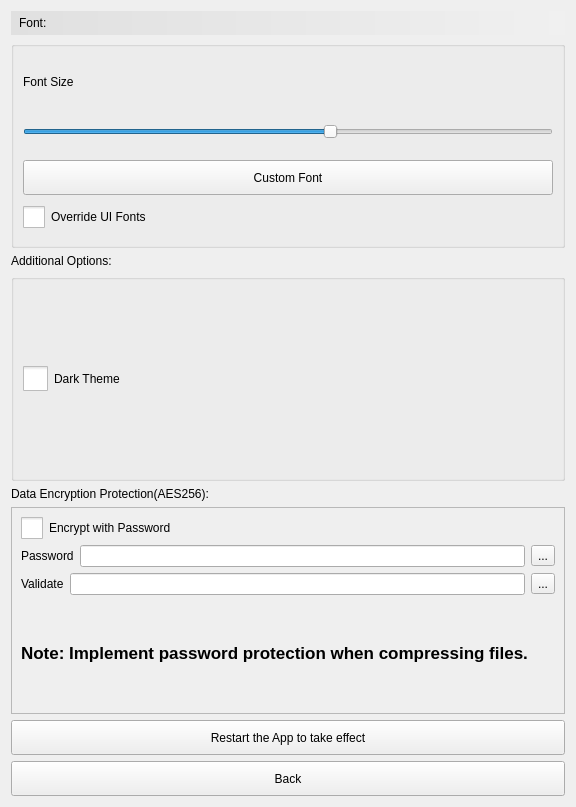
<?xml version="1.0" encoding="UTF-8"?>
<ui version="4.0">
 <class>Preferences</class>
 <widget class="QDialog" name="Preferences">
  <property name="geometry">
   <rect>
    <x>0</x>
    <y>0</y>
    <width>576</width>
    <height>807</height>
   </rect>
  </property>
  <property name="windowTitle">
   <string>Preferences</string>
  </property>
  <layout class="QVBoxLayout" name="verticalLayout_2">
   <item>
    <widget class="QLabel" name="lbl1">
     <property name="sizePolicy">
      <sizepolicy hsizetype="Preferred" vsizetype="Fixed">
       <horstretch>0</horstretch>
       <verstretch>0</verstretch>
      </sizepolicy>
     </property>
     <property name="styleSheet">
      <string notr="true">QLabel {
    background: qlineargradient(x1:0, y1:0, x2:1, y2:0, stop:0 #e0e0e0, stop:1 #f0f0f0);
    color: black;
    padding: 5px;
}</string>
     </property>
     <property name="text">
      <string>Font:</string>
     </property>
    </widget>
   </item>
   <item>
    <widget class="QGroupBox" name="gboxFont">
     <property name="title">
      <string/>
     </property>
     <layout class="QVBoxLayout" name="verticalLayout">
      <item>
       <widget class="QLabel" name="lblFontSize">
        <property name="minimumSize">
         <size>
          <width>0</width>
          <height>42</height>
         </size>
        </property>
        <property name="maximumSize">
         <size>
          <width>16777215</width>
          <height>42</height>
         </size>
        </property>
        <property name="text">
         <string>Font Size</string>
        </property>
       </widget>
      </item>
      <item>
       <widget class="QSlider" name="sliderFontSize">
        <property name="sizePolicy">
         <sizepolicy hsizetype="Preferred" vsizetype="Fixed">
          <horstretch>0</horstretch>
          <verstretch>0</verstretch>
         </sizepolicy>
        </property>
        <property name="minimumSize">
         <size>
          <width>0</width>
          <height>35</height>
         </size>
        </property>
        <property name="styleSheet">
         <string notr="true"/>
        </property>
        <property name="minimum">
         <number>9</number>
        </property>
        <property name="maximum">
         <number>21</number>
        </property>
        <property name="pageStep">
         <number>1</number>
        </property>
        <property name="value">
         <number>16</number>
        </property>
        <property name="tracking">
         <bool>false</bool>
        </property>
        <property name="orientation">
         <enum>Qt::Orientation::Horizontal</enum>
        </property>
       </widget>
      </item>
      <item>
       <widget class="QToolButton" name="btnCustomFont">
        <property name="sizePolicy">
         <sizepolicy hsizetype="Preferred" vsizetype="Fixed">
          <horstretch>0</horstretch>
          <verstretch>0</verstretch>
         </sizepolicy>
        </property>
        <property name="minimumSize">
         <size>
          <width>0</width>
          <height>35</height>
         </size>
        </property>
        <property name="text">
         <string>Custom Font</string>
        </property>
       </widget>
      </item>
      <item>
       <widget class="QCheckBox" name="chkUIFont">
        <property name="styleSheet">
         <string notr="true">QCheckBox::indicator {
    /* 选择框尺寸 */
    width:22px;
    height:22px;
}</string>
        </property>
        <property name="text">
         <string>Override UI Fonts</string>
        </property>
        <property name="checked">
         <bool>false</bool>
        </property>
       </widget>
      </item>
     </layout>
    </widget>
   </item>
   <item>
    <widget class="QLabel" name="lblAdditional">
     <property name="sizePolicy">
      <sizepolicy hsizetype="Preferred" vsizetype="Fixed">
       <horstretch>0</horstretch>
       <verstretch>0</verstretch>
      </sizepolicy>
     </property>
     <property name="styleSheet">
      <string notr="true"/>
     </property>
     <property name="text">
      <string>Additional Options:</string>
     </property>
    </widget>
   </item>
   <item>
    <widget class="QGroupBox" name="gboxAdditional">
     <property name="title">
      <string/>
     </property>
     <layout class="QVBoxLayout" name="verticalLayout_4">
      <item>
       <widget class="QCheckBox" name="chkDark">
        <property name="styleSheet">
         <string notr="true">QCheckBox::indicator {
    /* 选择框尺寸 */
    width:25px;
    height:25px;
}

QCheckBox::indicator:unchecked{
    image:url(:/res/chk0.svg);
}

QCheckBox::indicator:checked{
    image:url(:/res/chk1.svg);
}
</string>
        </property>
        <property name="text">
         <string>Dark Theme</string>
        </property>
       </widget>
      </item>
     </layout>
    </widget>
   </item>
   <item>
    <widget class="QLabel" name="lbl3">
     <property name="sizePolicy">
      <sizepolicy hsizetype="Preferred" vsizetype="Fixed">
       <horstretch>0</horstretch>
       <verstretch>0</verstretch>
      </sizepolicy>
     </property>
     <property name="text">
      <string>Data Encryption Protection(AES256):</string>
     </property>
    </widget>
   </item>
   <item>
    <widget class="QFrame" name="frame">
     <property name="frameShape">
      <enum>QFrame::Shape::StyledPanel</enum>
     </property>
     <property name="frameShadow">
      <enum>QFrame::Shadow::Raised</enum>
     </property>
     <layout class="QVBoxLayout" name="verticalLayout_3">
      <item>
       <widget class="QCheckBox" name="chkZip">
        <property name="styleSheet">
         <string notr="true">QCheckBox::indicator {
    /* 选择框尺寸 */
    width:22px;
    height:22px;
}</string>
        </property>
        <property name="text">
         <string>Encrypt with Password</string>
        </property>
       </widget>
      </item>
      <item>
       <layout class="QHBoxLayout" name="horizontalLayout">
        <item>
         <widget class="QLabel" name="label_3">
          <property name="text">
           <string>Password</string>
          </property>
         </widget>
        </item>
        <item>
         <widget class="QLineEdit" name="editPassword"/>
        </item>
        <item>
         <widget class="QToolButton" name="btnShowPassword">
          <property name="text">
           <string>...</string>
          </property>
         </widget>
        </item>
       </layout>
      </item>
      <item>
       <layout class="QHBoxLayout" name="horizontalLayout_2">
        <item>
         <widget class="QLabel" name="label_4">
          <property name="text">
           <string>Validate</string>
          </property>
         </widget>
        </item>
        <item>
         <widget class="QLineEdit" name="editValidate"/>
        </item>
        <item>
         <widget class="QToolButton" name="btnShowValidate">
          <property name="text">
           <string>...</string>
          </property>
         </widget>
        </item>
       </layout>
      </item>
      <item>
       <widget class="QLabel" name="lblZipTip">
        <property name="font">
         <font>
          <pointsize>13</pointsize>
          <bold>true</bold>
         </font>
        </property>
        <property name="text">
         <string>Note: Implement password protection when compressing files.</string>
        </property>
       </widget>
      </item>
     </layout>
    </widget>
   </item>
   <item>
    <widget class="QToolButton" name="btnReStart">
     <property name="sizePolicy">
      <sizepolicy hsizetype="Preferred" vsizetype="Fixed">
       <horstretch>0</horstretch>
       <verstretch>0</verstretch>
      </sizepolicy>
     </property>
     <property name="minimumSize">
      <size>
       <width>0</width>
       <height>35</height>
      </size>
     </property>
     <property name="text">
      <string>Restart the App to take effect</string>
     </property>
    </widget>
   </item>
   <item>
    <widget class="QToolButton" name="btnBack">
     <property name="sizePolicy">
      <sizepolicy hsizetype="Preferred" vsizetype="Fixed">
       <horstretch>0</horstretch>
       <verstretch>0</verstretch>
      </sizepolicy>
     </property>
     <property name="minimumSize">
      <size>
       <width>0</width>
       <height>35</height>
      </size>
     </property>
     <property name="text">
      <string>Back</string>
     </property>
    </widget>
   </item>
  </layout>
 </widget>
 <resources/>
 <connections/>
</ui>
